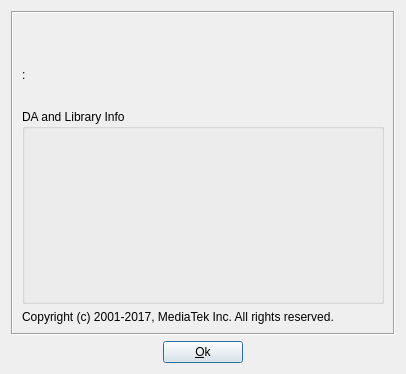
<?xml version="1.0" encoding="UTF-8"?>
<ui version="4.0">
 <class>AboutDialog</class>
 <widget class="QDialog" name="AboutDialog">
  <property name="windowModality">
   <enum>Qt::NonModal</enum>
  </property>
  <property name="enabled">
   <bool>true</bool>
  </property>
  <property name="geometry">
   <rect>
    <x>0</x>
    <y>0</y>
    <width>406</width>
    <height>374</height>
   </rect>
  </property>
  <property name="sizePolicy">
   <sizepolicy hsizetype="Ignored" vsizetype="Ignored">
    <horstretch>0</horstretch>
    <verstretch>0</verstretch>
   </sizepolicy>
  </property>
  <property name="windowTitle">
   <string/>
  </property>
  <property name="windowIcon">
   <iconset resource="../Resources/icon.qrc">
    <normaloff>:/images/application.png</normaloff>:/images/application.png</iconset>
  </property>
  <layout class="QVBoxLayout" name="verticalLayout_3">
   <item>
    <widget class="QFrame" name="frame">
     <property name="frameShape">
      <enum>QFrame::Box</enum>
     </property>
     <property name="frameShadow">
      <enum>QFrame::Sunken</enum>
     </property>
     <layout class="QVBoxLayout" name="verticalLayout_2">
      <item>
       <widget class="QLabel" name="label_title">
        <property name="font">
         <font>
          <family>Arial Unicode MS</family>
          <pointsize>22</pointsize>
          <weight>50</weight>
          <bold>false</bold>
         </font>
        </property>
        <property name="text">
         <string/>
        </property>
       </widget>
      </item>
      <item>
       <widget class="QLabel" name="label_build_date">
        <property name="text">
         <string>:</string>
        </property>
       </widget>
      </item>
      <item>
       <widget class="QLabel" name="label_comment">
        <property name="text">
         <string/>
        </property>
       </widget>
      </item>
      <item>
       <widget class="QGroupBox" name="groupBox_DA_and_DLL_Info">
        <property name="title">
         <string>DA and Library Info</string>
        </property>
        <layout class="QVBoxLayout" name="verticalLayout">
         <item>
          <widget class="QLabel" name="label_DA">
           <property name="font">
            <font>
             <weight>75</weight>
             <bold>true</bold>
            </font>
           </property>
           <property name="text">
            <string/>
           </property>
          </widget>
         </item>
         <item>
          <widget class="QLabel" name="label_DA_Build_Date">
           <property name="text">
            <string/>
           </property>
          </widget>
         </item>
         <item>
          <widget class="QLabel" name="label_Brom">
           <property name="font">
            <font>
             <weight>75</weight>
             <bold>true</bold>
            </font>
           </property>
           <property name="text">
            <string/>
           </property>
          </widget>
         </item>
         <item>
          <widget class="QLabel" name="label_Brom_Release_Type">
           <property name="text">
            <string/>
           </property>
          </widget>
         </item>
         <item>
          <widget class="QLabel" name="label_Brom_Build_Date">
           <property name="text">
            <string/>
           </property>
          </widget>
         </item>
         <item>
          <widget class="QLabel" name="label_Eboot">
           <property name="font">
            <font>
             <weight>75</weight>
             <bold>true</bold>
            </font>
           </property>
           <property name="text">
            <string/>
           </property>
          </widget>
         </item>
         <item>
          <widget class="QLabel" name="label_Eboot_Release_Type">
           <property name="text">
            <string/>
           </property>
          </widget>
         </item>
         <item>
          <widget class="QLabel" name="label_Eboot_Build_Date">
           <property name="text">
            <string/>
           </property>
          </widget>
         </item>
        </layout>
       </widget>
      </item>
      <item>
       <widget class="QLabel" name="label_copyright">
        <property name="text">
         <string>Copyright (c) 2001-2017, MediaTek Inc. All rights reserved.</string>
        </property>
       </widget>
      </item>
     </layout>
    </widget>
   </item>
   <item>
    <layout class="QHBoxLayout" name="horizontalLayout">
     <item>
      <spacer name="horizontalSpacer">
       <property name="orientation">
        <enum>Qt::Horizontal</enum>
       </property>
       <property name="sizeHint" stdset="0">
        <size>
         <width>40</width>
         <height>20</height>
        </size>
       </property>
      </spacer>
     </item>
     <item>
      <widget class="QPushButton" name="pushButton_Ok">
       <property name="text">
        <string>&amp;Ok</string>
       </property>
      </widget>
     </item>
     <item>
      <spacer name="horizontalSpacer_2">
       <property name="orientation">
        <enum>Qt::Horizontal</enum>
       </property>
       <property name="sizeHint" stdset="0">
        <size>
         <width>40</width>
         <height>20</height>
        </size>
       </property>
      </spacer>
     </item>
    </layout>
   </item>
  </layout>
 </widget>
 <resources>
  <include location="../Resources/icon.qrc"/>
 </resources>
 <connections>
  <connection>
   <sender>pushButton_Ok</sender>
   <signal>clicked()</signal>
   <receiver>AboutDialog</receiver>
   <slot>close()</slot>
   <hints>
    <hint type="sourcelabel">
     <x>173</x>
     <y>294</y>
    </hint>
    <hint type="destinationlabel">
     <x>264</x>
     <y>299</y>
    </hint>
   </hints>
  </connection>
 </connections>
</ui>
